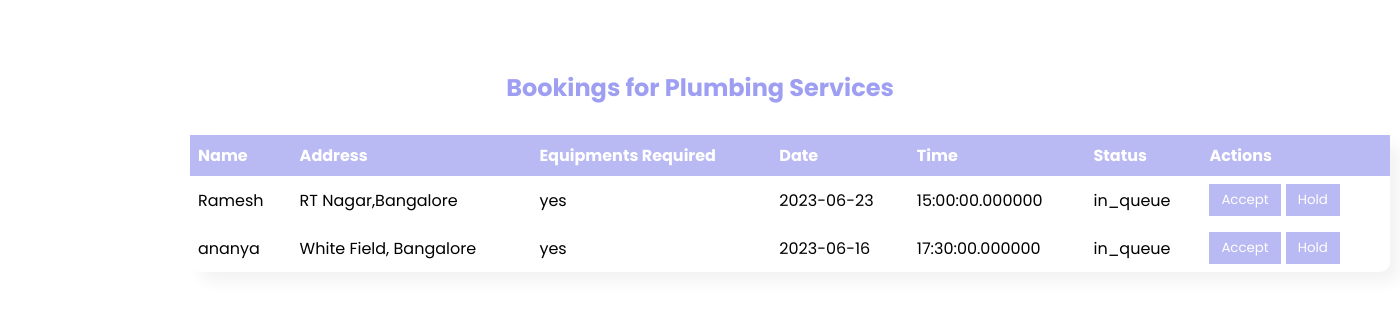
The page /src/adminlogin/admin_dashboard/plumbing_book/display.php on the database its author committed.
### tables this page shows
CREATE TABLE `plumbing_details` (
  `id` int(11) NOT NULL,
  `name` varchar(50) NOT NULL,
  `date` date NOT NULL,
  `time` time(6) NOT NULL,
  `equip` enum('no','yes') NOT NULL,
  `address` varchar(100) NOT NULL,
  `status` enum('in_queue','accepted') NOT NULL
);

### src/adminlogin/admin_dashboard/plumbing_book/display.php (the view, shortened to what this page needs)
<!DOCTYPE html>
<html>
<head>
  <link rel="stylesheet" type="text/css" href="style.css">
</head>
<body>
  <div class="table-container">
    <h2>Bookings for Plumbing Services</h2>
    <table>
      <thead>
        <tr>
          <th>Name</th>
          <th>Address</th>
          <th>Equipments Required</th>
          <th>Date</th>
          <th>Time</th>
          <th>Status</th>
          <th>Actions</th>
        </tr>
      </thead>
      <tbody>
        <?php
          $servername = "localhost";
          $username = "root";
          $password = "";
          $dbname = "domestick";
          $conn = new mysqli($servername, $username, $password, $dbname);
          $sql = "SELECT * FROM plumbing_details";
          $result = $conn->query($sql);
          if ($result->num_rows > 0) {
            while ($row = $result->fetch_assoc()) {
              echo "<tr>";
              echo "<td>" . $row["name"] . "</td>";
              echo "<td>" . $row["address"] . "</td>";
              echo "<td>" . $row["equip"] . "</td>";
              echo "<td>" . $row["date"] . "</td>";
              echo "<td>" . $row["time"] . "</td>";
              echo "<td>" . $row["status"] . "</td>";
              echo "<td><button class='btn-accept'>Accept</button><button class='btn-hold'>Hold</button></td>";
              echo "</tr>";
            }
          } else {
            echo "<tr><td colspan='6'>No data available</td></tr>";
          }
        ?>
      </tbody>
    </table>
  </div>
</body>
</html>

### src/adminlogin/admin_dashboard/plumbing_book/style.css (style rules this page uses)
* { margin: 0; padding: 0; outline: none; border: none; text-decoration: none; box-sizing: border-box; font-family: "Poppins", sans-serif; }
.table-container { margin: 0 auto; text-align: center; }
h2 { margin-top: 70px; margin-bottom: 30px; color: #9e9ef3; }
table { border-collapse: collapse; text-align: left; justify-content: center; margin-left: 190px; border-radius: 10px; width: 1200px; box-shadow: 10px 10px 15px rgba(0,0,0,0.05); }
th, td { padding: 8px; }
thead { background-color: #b9b9f4; color: white; }
.btn-hold, .btn-accept { padding: 6px 12px; margin-right: 5px; background-color: #b9b9f4; color: white; border: none; cursor: pointer; }

### rows shown on the page
plumbing_details: name "Ramesh", address "RT Nagar,Bangalore", equip "yes", date "2023-06-23", time "15:00:00.000000", status "in_queue"
plumbing_details: name "ananya", address "White Field, Bangalore", equip "yes", date "2023-06-16", time "17:30:00.000000", status "in_queue"
